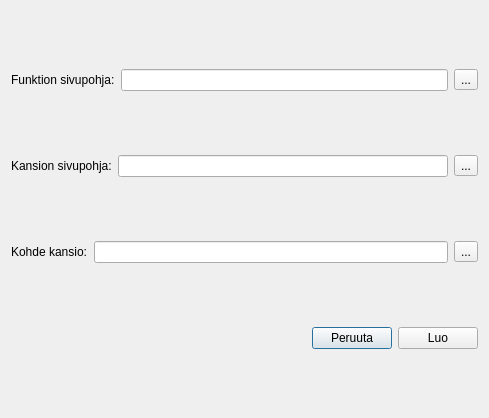
<?xml version="1.0" encoding="UTF-8"?>
<ui version="4.0">
 <class>GenerateDialog</class>
 <widget class="QDialog" name="GenerateDialog">
  <property name="geometry">
   <rect>
    <x>0</x>
    <y>0</y>
    <width>489</width>
    <height>418</height>
   </rect>
  </property>
  <property name="windowTitle">
   <string>Dialog</string>
  </property>
  <layout class="QVBoxLayout" name="verticalLayout">
   <item>
    <layout class="QHBoxLayout" name="horizontalLayout">
     <item>
      <widget class="QLabel" name="label">
       <property name="text">
        <string>Funktion sivupohja:</string>
       </property>
      </widget>
     </item>
     <item>
      <widget class="QLineEdit" name="functionBase"/>
     </item>
     <item>
      <widget class="QToolButton" name="functionBaseOpen">
       <property name="text">
        <string>...</string>
       </property>
      </widget>
     </item>
    </layout>
   </item>
   <item>
    <layout class="QHBoxLayout" name="horizontalLayout_3">
     <item>
      <widget class="QLabel" name="label_2">
       <property name="text">
        <string>Kansion sivupohja:</string>
       </property>
      </widget>
     </item>
     <item>
      <widget class="QLineEdit" name="folderBase"/>
     </item>
     <item>
      <widget class="QToolButton" name="folderBaseOpen">
       <property name="text">
        <string>...</string>
       </property>
      </widget>
     </item>
    </layout>
   </item>
   <item>
    <layout class="QHBoxLayout" name="horizontalLayout_5">
     <item>
      <widget class="QLabel" name="label_4">
       <property name="text">
        <string>Kohde kansio:</string>
       </property>
      </widget>
     </item>
     <item>
      <widget class="QLineEdit" name="destination"/>
     </item>
     <item>
      <widget class="QToolButton" name="destinationSelect">
       <property name="text">
        <string>...</string>
       </property>
      </widget>
     </item>
    </layout>
   </item>
   <item>
    <layout class="QHBoxLayout" name="horizontalLayout_2">
     <item>
      <spacer name="horizontalSpacer">
       <property name="orientation">
        <enum>Qt::Horizontal</enum>
       </property>
       <property name="sizeHint" stdset="0">
        <size>
         <width>40</width>
         <height>20</height>
        </size>
       </property>
      </spacer>
     </item>
     <item>
      <widget class="QPushButton" name="cancel">
       <property name="text">
        <string>Peruuta</string>
       </property>
      </widget>
     </item>
     <item>
      <widget class="QPushButton" name="create">
       <property name="text">
        <string>Luo</string>
       </property>
      </widget>
     </item>
    </layout>
   </item>
  </layout>
 </widget>
 <resources/>
 <connections/>
</ui>
